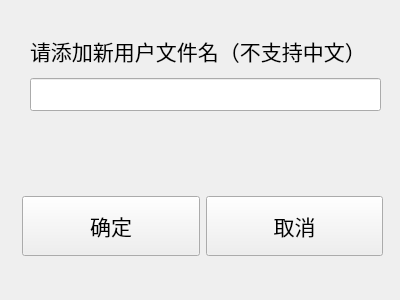
<?xml version="1.0" encoding="UTF-8"?>
<ui version="4.0">
 <class>Form</class>
 <widget class="QWidget" name="Form">
  <property name="geometry">
   <rect>
    <x>0</x>
    <y>0</y>
    <width>400</width>
    <height>300</height>
   </rect>
  </property>
  <property name="windowTitle">
   <string>Form</string>
  </property>
  <widget class="QWidget" name="">
   <property name="geometry">
    <rect>
     <x>22</x>
     <y>166</y>
     <width>361</width>
     <height>121</height>
    </rect>
   </property>
   <layout class="QHBoxLayout" name="horizontalLayout">
    <item>
     <widget class="QPushButton" name="btn_confirm">
      <property name="maximumSize">
       <size>
        <width>200</width>
        <height>60</height>
       </size>
      </property>
      <property name="font">
       <font>
        <pointsize>16</pointsize>
        <weight>50</weight>
        <bold>false</bold>
       </font>
      </property>
      <property name="text">
       <string>确定</string>
      </property>
     </widget>
    </item>
    <item>
     <widget class="QPushButton" name="btn_cancel">
      <property name="maximumSize">
       <size>
        <width>200</width>
        <height>60</height>
       </size>
      </property>
      <property name="font">
       <font>
        <pointsize>16</pointsize>
        <weight>50</weight>
        <bold>false</bold>
       </font>
      </property>
      <property name="text">
       <string>取消</string>
      </property>
     </widget>
    </item>
   </layout>
  </widget>
  <widget class="QWidget" name="">
   <property name="geometry">
    <rect>
     <x>30</x>
     <y>30</y>
     <width>351</width>
     <height>81</height>
    </rect>
   </property>
   <layout class="QVBoxLayout" name="verticalLayout">
    <item>
     <widget class="QLabel" name="lab_addTest">
      <property name="font">
       <font>
        <pointsize>16</pointsize>
       </font>
      </property>
      <property name="layoutDirection">
       <enum>Qt::LeftToRight</enum>
      </property>
      <property name="text">
       <string>请添加新用户文件名（不支持中文）</string>
      </property>
      <property name="alignment">
       <set>Qt::AlignLeading|Qt::AlignLeft|Qt::AlignVCenter</set>
      </property>
     </widget>
    </item>
    <item>
     <widget class="QLineEdit" name="line_addFaceName">
      <property name="enabled">
       <bool>true</bool>
      </property>
      <property name="font">
       <font>
        <pointsize>16</pointsize>
       </font>
      </property>
     </widget>
    </item>
   </layout>
  </widget>
 </widget>
 <resources/>
 <connections/>
</ui>
